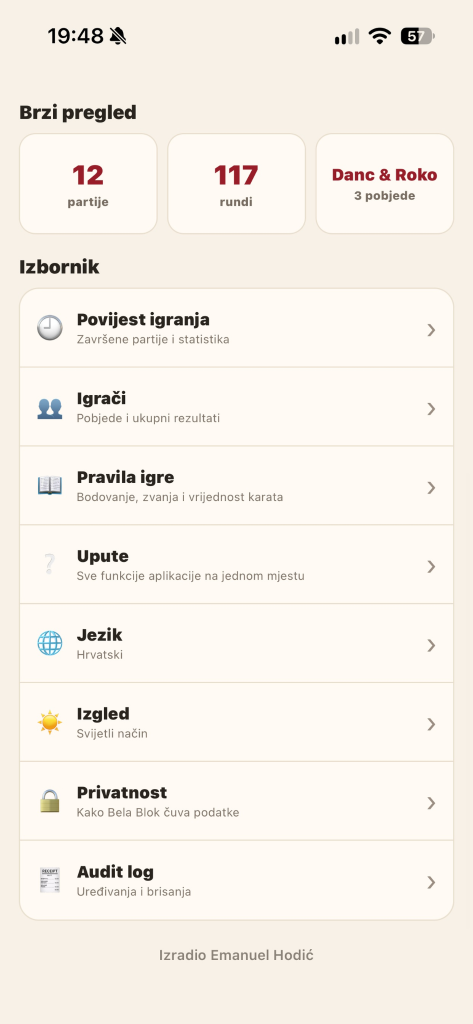
#> input picture Bela_Blok_Video_Bot/assets/izbornik.png, 946 x 2048 px, found by its file name (shown at 1/2 size)
$ python -i generate.py   (imports and definitions only)
#> lines starting #> are read from the running program, lines starting #| are printed output that depends on the picture
#!/usr/bin/env python3
"""Bela Blok 150: 5 distinctive topics/day, Azure Gabrijela private preview.
Production has music and captions but no robotic speech unless properly licensed Azure voice is configured later.
Never publishes Azure F0 voice output commercially.
"""
import argparse
import sys
import datetime as dt
import html
import hashlib
import json
import math
import os
import random
import shutil
import subprocess
import tempfile
import urllib.request
import re
from xml.sax.saxutils import escape as xml_escape
import wave
from html.parser import HTMLParser
from pathlib import Path
from zoneinfo import ZoneInfo

from PIL import Image, ImageDraw, ImageFilter, ImageFont, ImageOps

ROOT = Path(__file__).resolve().parent
ASSETS = ROOT / 'assets'
VIDEOS = ROOT / 'public' / 'videos'
# [1 line that did not run here, left out]
W, H = 720, 1280
BG, WHITE, YELLOW, RED, BLUE = '#10121d', '#fff9f3', '#ffe45c', '#ff4960', '#59e2e7'
APP_URL = 'https://apps.apple.com/hr/app/bela-blok-belot-scorekeeper/id6809587024'
HASHTAGS = ['#bela', '#belot', '#BelaBlok', '#kartanje', '#drustveneigre']

FONTS = [
    '/usr/share/fonts/truetype/dejavu/DejaVuSans-Bold.ttf',
    '/usr/share/fonts/truetype/liberation2/LiberationSans-Bold.ttf',
]
FONT_BOLD = next((p for p in FONTS if Path(p).exists()), None)
FONT_REG = '/usr/share/fonts/truetype/dejavu/DejaVuSans.ttf'

def font(size, bold=True):
    path = FONT_BOLD if bold else FONT_REG
    return ImageFont.truetype(path, size) if path and Path(path).exists() else ImageFont.load_default()

# [25 lines left out: functions wrap, multiline, not called in this run]

def make_back(asset, flip=False):
#> called with asset = 'assets/izbornik.png', flip = False
    im = Image.open(ASSETS / asset).convert('RGB')
    im = ImageOps.fit(im, (W, H), Image.Resampling.LANCZOS)
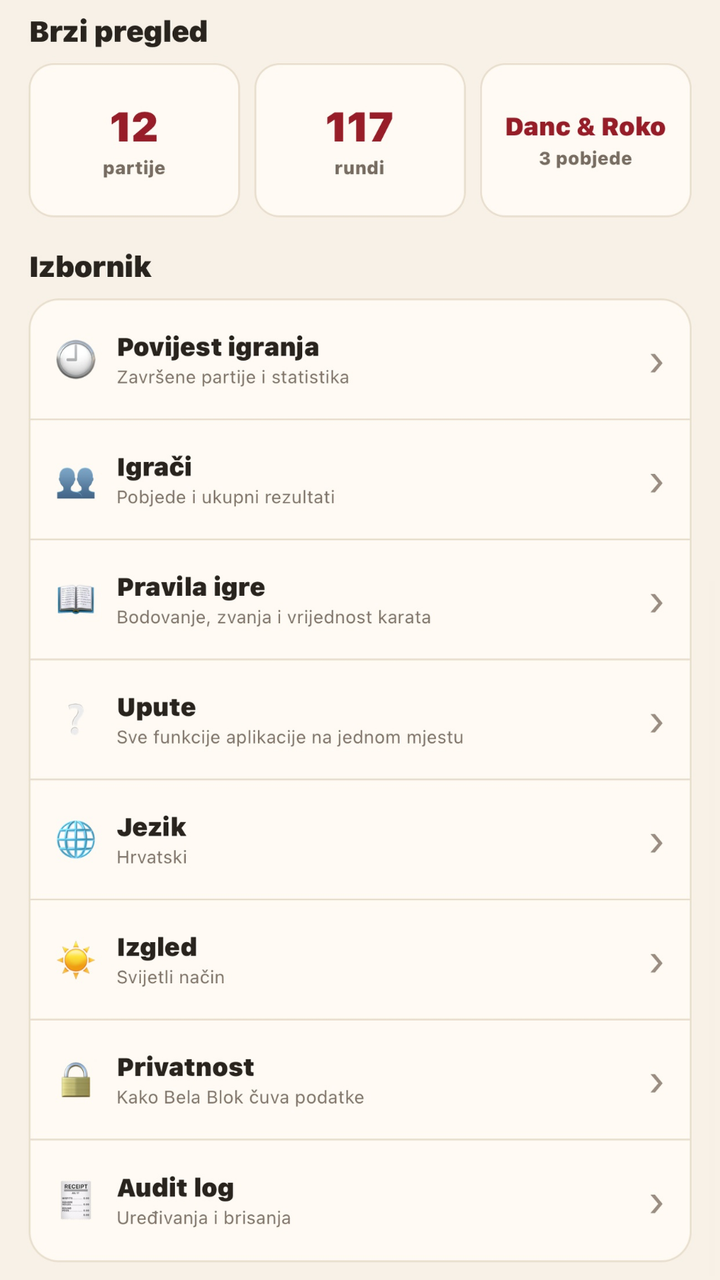
#> im: PIL image 720x1280 RGB; mean R, G, B 248.2, 242.5, 235.4
    im = im.filter(ImageFilter.GaussianBlur(22)).convert('RGBA')
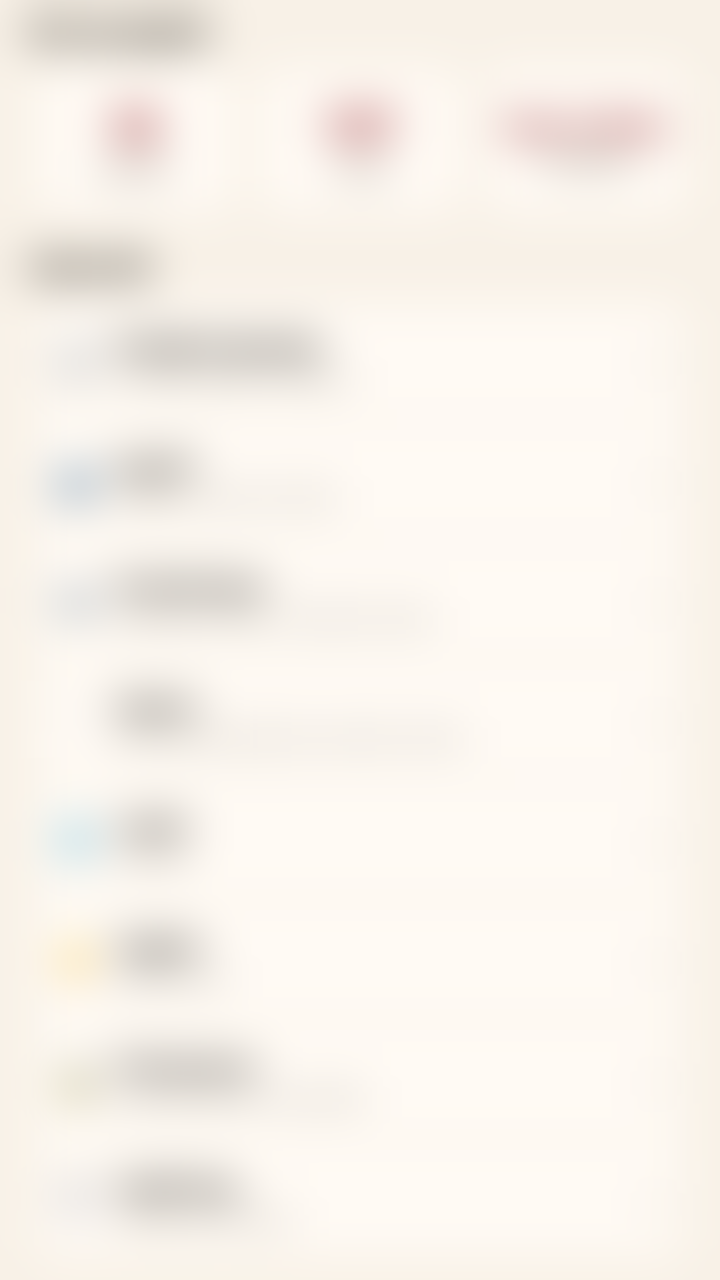
#> im: PIL image 720x1280 RGBA; mean R, G, B, A 248.2, 242.5, 235.4, 255
    overlay = Image.new('RGBA', (W, H), (13, 17, 30, 221))
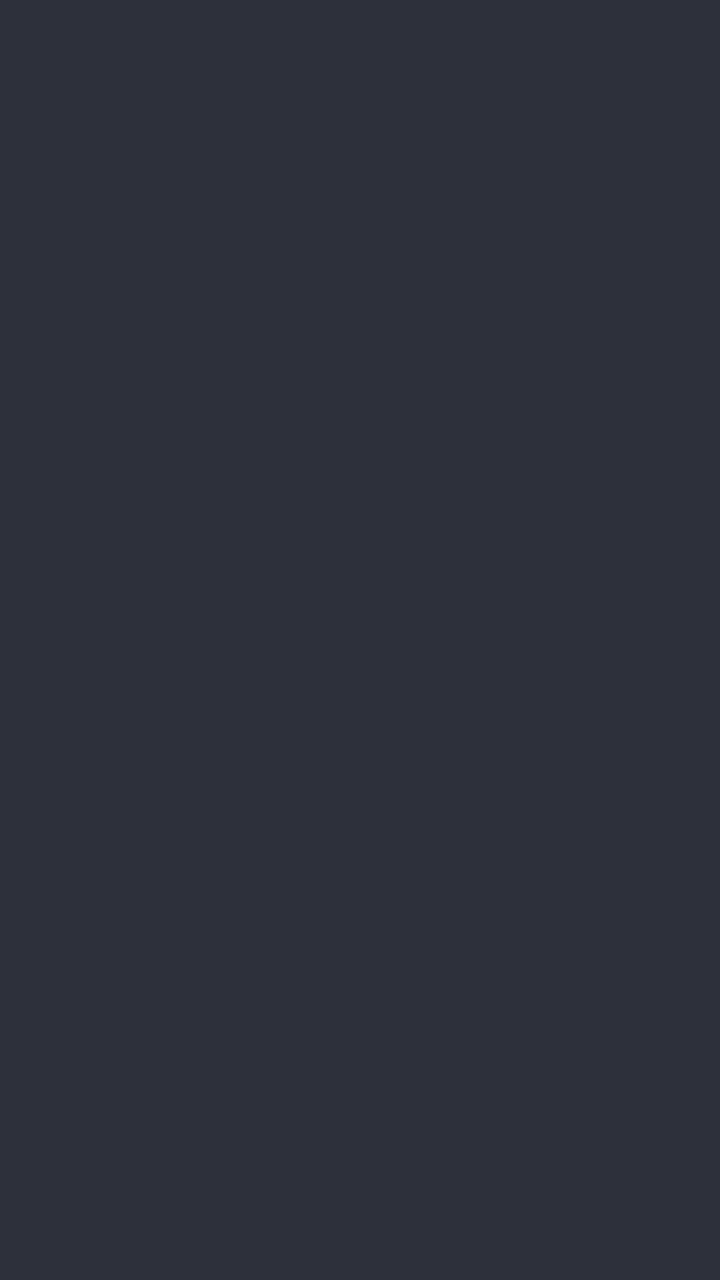
#> overlay: PIL image 720x1280 RGBA; mean R, G, B, A 13, 17, 30, 221; transparent parts drawn white
    im = Image.alpha_composite(im, overlay).convert('RGB')
#> im: PIL image 720x1280 RGB
    d = ImageDraw.Draw(im)
    for i, sym in enumerate(['♠', '♥', '♦', '♣']):
        c = YELLOW if i % 2 == 0 else RED
        x = 25 + i * 175
        y = (850 if flip else 175) + (i % 2) * 115
        d.text((x, y), sym, font=font(74), fill=c, stroke_width=0)
    return im

# [7 lines left out: function brand, not called in this run]

def panel(draw, bounds=(36, 306, 684, 893), fill='#24293b'):
    draw.rounded_rectangle(bounds, radius=44, fill=fill, outline='#3b4458', width=3)

# [43 lines left out: functions screenshot, draw_scene, not called in this run]

class TextExtractor(HTMLParser):
    def __init__(self):
        super().__init__(); self.skip=0; self.text=[]
    def handle_starttag(self, tag, attrs):
        if tag in ('script','style'): self.skip += 1
    def handle_endtag(self, tag):
        if tag in ('script','style') and self.skip: self.skip -= 1
    def handle_data(self, data):
        if not self.skip: self.text.append(data)

# [18 lines left out: function source_check, not called in this run]

def cmd(args):
    subprocess.run(args, check=True, stdout=subprocess.DEVNULL, stderr=subprocess.PIPE, timeout=90)

def duration(path):
    result = subprocess.check_output(['ffprobe','-v','error','-show_entries','format=duration','-of','default=noprint_wrappers=1:nokey=1',str(path)],text=True)
    return float(result)

# Croatian spoken forms for natural Azure TTS. Written captions keep numerals.
_DIGIT_ONES = ('', 'jedan', 'dva', 'tri', 'četiri', 'pet', 'šest', 'sedam', 'osam', 'devet')
_DIGIT_TEENS = ('deset', 'jedanaest', 'dvanaest', 'trinaest', 'četrnaest', 'petnaest',
                'šesnaest', 'sedamnaest', 'osamnaest', 'devetnaest')
_DIGIT_TENS = ('', '', 'dvadeset', 'trideset', 'četrdeset', 'pedeset',
               'šezdeset', 'sedamdeset', 'osamdeset', 'devedeset')
_DIGIT_HUNDREDS = ('', 'sto', 'dvjesto', 'tristo', 'četiristo',
                   'petsto', 'šesto', 'sedamsto', 'osamsto', 'devetsto')


# [254 lines left out: functions _below_thousand, _last_for_plural, croatian_number, spoken_croatian, speak, make_music and 3 more, not called in this run]

# [1 line not run here, left out]

>>> result = make_back('assets/izbornik.png')

$ run again, on Bela_Blok_Video_Bot/assets/unos.png
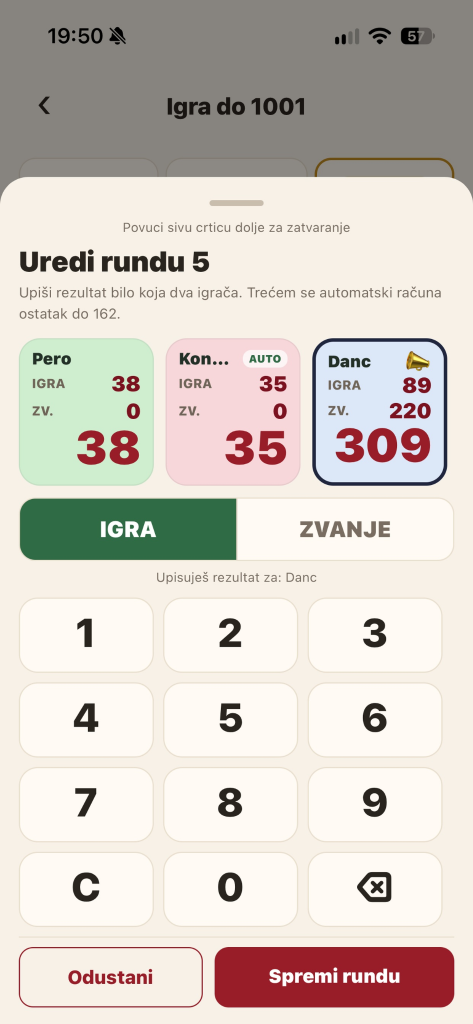
#> input picture Bela_Blok_Video_Bot/assets/unos.png, 946 x 2048 px, found by its file name (shown at 1/2 size)
#> in make_back, `im = im.filter(ImageFilter.GaussianBlur(22)).convert('RGBA')`:
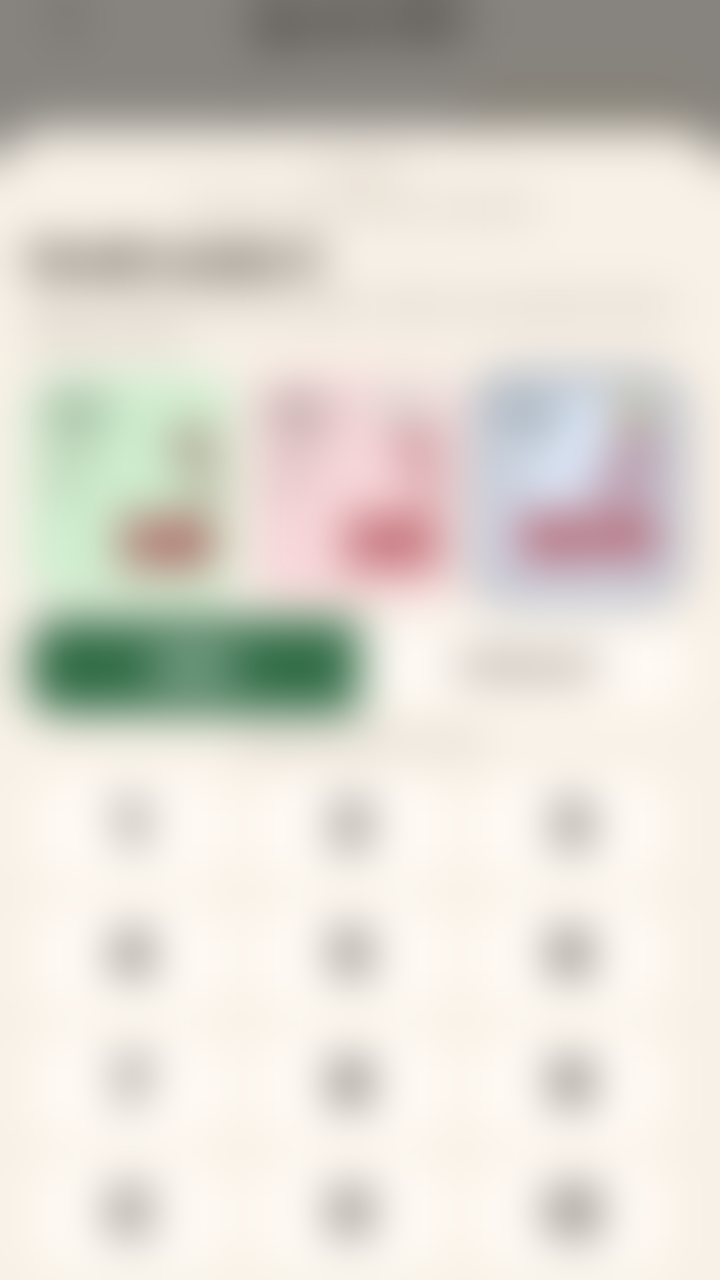
#> im: PIL image 720x1280 RGBA; mean R, G, B, A 220.8, 216.7, 208.4, 255
#> `result = make_back('assets/izbornik.png')`:
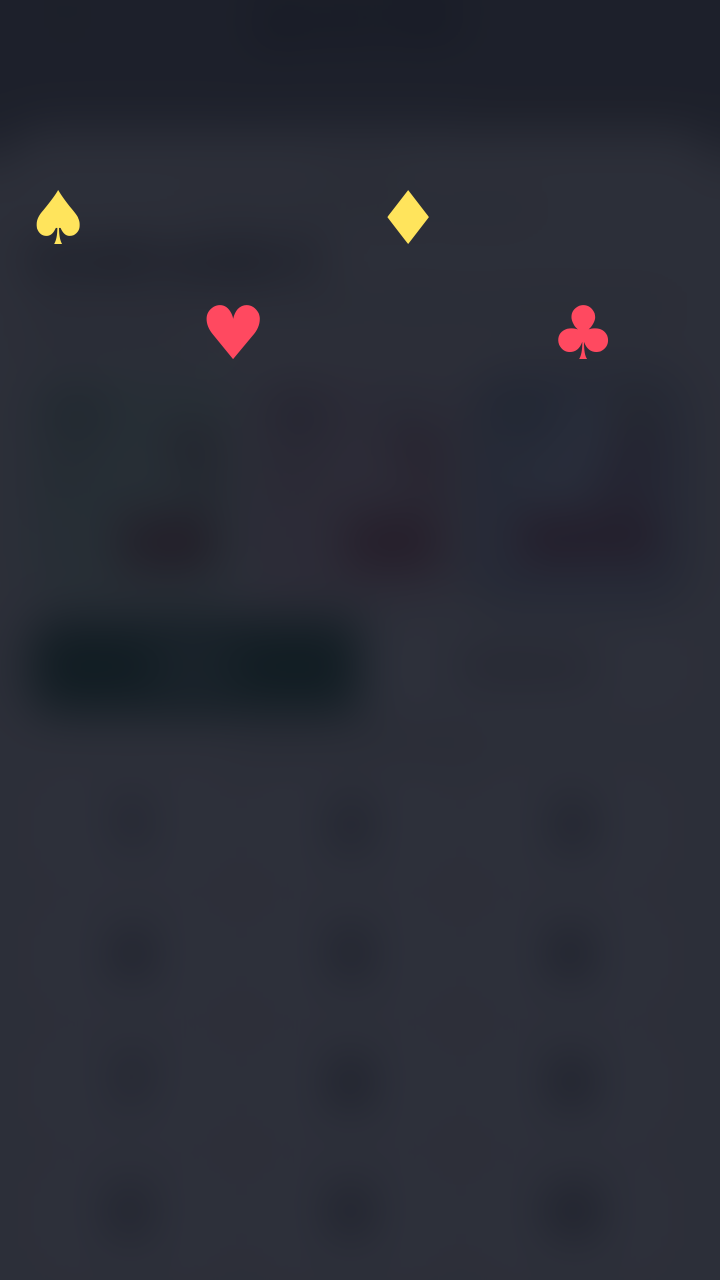
#> result: PIL image 720x1280 RGB; mean R, G, B 42, 44.2, 54
